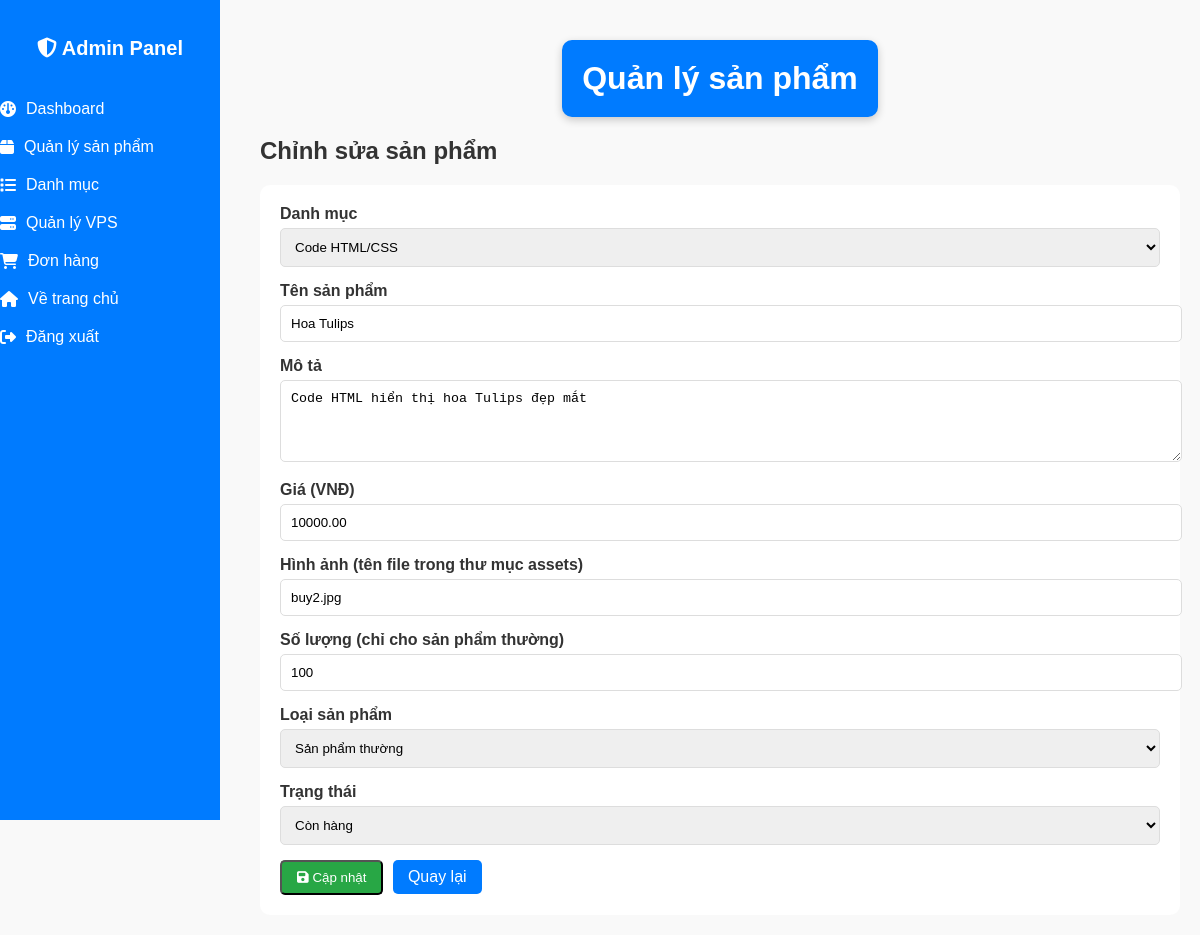
Screenshot of /admin/products.php?action=edit&id=1 (signed in) with the database file from the repository.
### tables this page shows
CREATE TABLE products (
    id INT AUTO_INCREMENT PRIMARY KEY,
    category_id INT NOT NULL,
    name VARCHAR(200) NOT NULL,
    description TEXT,
    price DECIMAL(15, 2) NOT NULL,
    image VARCHAR(255),
    stock INT DEFAULT 0,
    product_type ENUM('normal', 'vps') DEFAULT 'normal',
    status ENUM('available', 'out_of_stock') DEFAULT 'available',
    created_at TIMESTAMP DEFAULT CURRENT_TIMESTAMP,
    updated_at TIMESTAMP DEFAULT CURRENT_TIMESTAMP ON UPDATE CURRENT_TIMESTAMP,
    FOREIGN KEY (category_id) REFERENCES categories(id) ON DELETE CASCADE,
    INDEX idx_category (category_id),
    INDEX idx_type (product_type),
    INDEX idx_status (status)
);

CREATE TABLE categories (
    id INT AUTO_INCREMENT PRIMARY KEY,
    name VARCHAR(100) NOT NULL,
    description TEXT,
    created_at TIMESTAMP DEFAULT CURRENT_TIMESTAMP,
    updated_at TIMESTAMP DEFAULT CURRENT_TIMESTAMP ON UPDATE CURRENT_TIMESTAMP
);

### app/Models/Category.php (called while the page is built, shortened)
<?php
require_once __DIR__ . '/../Config/Database.php';
class Category {
    private $conn;
    private $table = 'categories';
    public function __construct() {
        $database = new Database();
        $this->conn = $database->connect();
    }
    public function getAll() {
        $query = "SELECT * FROM {$this->table} ORDER BY name ASC";
        $stmt = $this->conn->prepare($query);
        $stmt->execute();
        return $stmt->fetchAll();
    }
}

### app/Config/Database.php (called while the page is built, shortened)
<?php
class Database {
    private $host;
    private $db_name;
    private $username;
    private $password;
    public function __construct() {
        if (getenv('MYSQLHOST')) {
            $this->host = getenv('MYSQLHOST');
            $this->db_name = getenv('MYSQLDATABASE') ?: 'railway';
            $this->username = getenv('MYSQLUSER') ?: 'root';
            $this->password = getenv('MYSQLPASSWORD') ?: '';
            $port = getenv('MYSQLPORT') ?: '3306';
            $this->host = $this->host . ':' . $port;
        } else {
            $this->host = 'localhost';
            $this->db_name = 'shop_online';
            $this->username = 'shopuser';
            $this->password = 'shop123';
        }
    }
    public function connect() {
        $this->conn = null;
        try {
            $this->conn = new PDO(
                "mysql:host=" . $this->host . ";dbname=" . $this->db_name . ";charset=utf8mb4",
                $this->username,
                $this->password
            );
            $this->conn->setAttribute(PDO::ATTR_ERRMODE, PDO::ERRMODE_EXCEPTION);
            $this->conn->setAttribute(PDO::ATTR_DEFAULT_FETCH_MODE, PDO::FETCH_ASSOC);
        } catch(PDOException $e) {
            echo "Connection Error: " . $e->getMessage();
        }
        return $this->conn;
    }
}

### app/Models/Product.php (called while the page is built, shortened)
<?php
require_once __DIR__ . '/../Config/Database.php';
class Product {
    private $conn;
    private $table = 'products';
    public function __construct() {
        $database = new Database();
        $this->conn = $database->connect();
    }
    public function getAll($limit = 12, $offset = 0, $categoryId = null, $search = null) {
        $query = "SELECT p.*, c.name as category_name
                  FROM {$this->table} p
                  LEFT JOIN categories c ON p.category_id = c.id
                  WHERE 1=1";
        $query .= " ORDER BY p.created_at DESC LIMIT :limit OFFSET :offset";
        $stmt = $this->conn->prepare($query);
        $stmt->bindParam(':limit', $limit, PDO::PARAM_INT);
        $stmt->bindParam(':offset', $offset, PDO::PARAM_INT);
        $stmt->execute();
        return $stmt->fetchAll();
    }
    public function getById($id) {
        $query = "SELECT p.*, c.name as category_name
                  FROM {$this->table} p
                  LEFT JOIN categories c ON p.category_id = c.id
                  WHERE p.id = :id LIMIT 1";
        $stmt = $this->conn->prepare($query);
        $stmt->bindParam(':id', $id);
        $stmt->execute();
        return $stmt->fetch();
    }
}

### public/admin/products.php (the view, shortened to what this page needs)
<?php
require_once __DIR__ . '/../../app/Models/Product.php';
require_once __DIR__ . '/../../app/Models/Category.php';
$productModel = new Product();
$categoryModel = new Category();
$categories = $categoryModel->getAll();
$action = $_GET['action'] ?? 'list';
$productId = $_GET['id'] ?? null;
$product = null;
if ($action === 'edit' && $productId) {
    $product = $productModel->getById($productId);
}
$products = $productModel->getAll(100, 0);
?>
<!DOCTYPE html>
<html lang="vi">
<head>
    <link rel="stylesheet" href="https://cdnjs.cloudflare.com/ajax/libs/font-awesome/6.5.0/css/all.min.css">
    <link rel="stylesheet" href="<?= BASE_URL ?>css/styles.css">
</head>
<body>
    <div class="sidebar" id="sidebar">
        <h2><i class="fa-solid fa-shield-halved"></i> Admin Panel</h2>
        <a href="<?= BASE_URL ?>admin/"><i class="fa-solid fa-gauge"></i> Dashboard</a>
        <a href="<?= BASE_URL ?>admin/products.php"><i class="fa-solid fa-box"></i> Quản lý sản phẩm</a>
        <a href="<?= BASE_URL ?>admin/categories.php"><i class="fa-solid fa-list"></i> Danh mục</a>
        <a href="<?= BASE_URL ?>admin/vps.php"><i class="fa-solid fa-server"></i> Quản lý VPS</a>
        <a href="<?= BASE_URL ?>admin/orders.php"><i class="fa-solid fa-shopping-cart"></i> Đơn hàng</a>
        <a href="<?= BASE_URL ?>"><i class="fa-solid fa-home"></i> Về trang chủ</a>
        <a href="<?= BASE_URL ?>logout.php"><i class="fa-solid fa-right-from-bracket"></i> Đăng xuất</a>
    </div>
    <div class="main-content">
        <h1>Quản lý sản phẩm</h1>
        <?php if ($action === 'add' || $action === 'edit'): ?>
            <h2><?= $action === 'add' ? 'Thêm sản phẩm mới' : 'Chỉnh sửa sản phẩm' ?></h2>
            <form method="POST" style="background: white; padding: 20px; border-radius: 10px;">
                <div class="form-group">
                    <label>Danh mục</label>
                    <select name="category_id" required>
                        <?php foreach ($categories as $cat): ?>
                            <option value="<?= $cat['id'] ?>" <?= ($product && $product['category_id'] == $cat['id']) ? 'selected' : '' ?>>
                                <?= $cat['name'] ?>
                            </option>
                        <?php endforeach; ?>
                    </select>
                </div>
                <div class="form-group">
                    <label>Tên sản phẩm</label>
                    <input type="text" name="name" value="<?= $product['name'] ?? '' ?>" required>
                </div>
                <div class="form-group">
                    <label>Mô tả</label>
                    <textarea name="description" rows="4"><?= $product['description'] ?? '' ?></textarea>
                </div>
                <div class="form-group">
                    <label>Giá (VNĐ)</label>
                    <input type="number" name="price" value="<?= $product['price'] ?? 0 ?>" required>
                </div>
                <div class="form-group">
                    <label>Hình ảnh (tên file trong thư mục assets)</label>
                    <input type="text" name="image" value="<?= $product['image'] ?? '' ?>" placeholder="vd: buy1.jpg">
                </div>
                <div class="form-group">
                    <label>Số lượng (chỉ cho sản phẩm thường)</label>
                    <input type="number" name="stock" value="<?= $product['stock'] ?? 0 ?>">
                </div>
                <div class="form-group">
                    <label>Loại sản phẩm</label>
                    <select name="product_type">
                        <option value="normal" <?= ($product && $product['product_type'] == 'normal') ? 'selected' : '' ?>>Sản phẩm thường</option>
                    </select>
                </div>
                <div class="form-group">
                    <label>Trạng thái</label>
                    <select name="status">
                        <option value="available" <?= ($product && $product['status'] == 'available') ? 'selected' : '' ?>>Còn hàng</option>
                    </select>
                </div>
                <button type="submit" class="btn btn-success">
                    <i class="fa-solid fa-save"></i> <?= $action === 'add' ? 'Thêm sản phẩm' : 'Cập nhật' ?>
                </button>
                <a href="products.php" class="btn btn-primary">Quay lại</a>
            </form>
        <?php endif; ?>
    </div>
</body>
</html>

### public/css/styles.css (style rules this page uses)
body { margin: 0; padding: 0; display: flex; font-family: "Poppins", sans-serif; background-color: #f9f9f9; color: #333; }
h1 { text-align: center; background-color: #007bff; color: white; padding: 20px; border-radius: 10px; margin: 20px auto; width: fit-content; box-shadow: 0 3px 8px rgba(0, 0, 0, 0.2); }
.sidebar { position: fixed; top: 0; left: 0; width: 220px; height: 100vh; background: #007bff; color: white; display: flex; flex-direction: column; align-items: center; padding-top: 20px; transition: all 0.3s ease; }
.sidebar h2 { font-size: 20px; margin-bottom: 30px; }
.sidebar a { display: flex; align-items: center; gap: 10px; width: 100%; padding: 10px 20px; color: white; text-decoration: none; transition: background 0.3s ease; }
.main-content { flex: 1; margin-left: 240px; padding: 20px; transition: margin-left 0.3s ease; }

### public/admin/products.php (style rules this page uses)
.btn { padding: 8px 15px; border-radius: 5px; text-decoration: none; color: white; margin-right: 5px; display: inline-block; }
.btn-primary { background: #007bff; }
.btn-success { background: #28a745; }
.form-group { margin-bottom: 15px; }
.form-group label { display: block; margin-bottom: 5px; font-weight: 600; }
.form-group input, .form-group select, .form-group textarea { width: 100%; padding: 10px; border: 1px solid #ddd; border-radius: 5px; }

### rows the page displays
products: category_id "Code HTML/CSS", name "Hoa Tulips", description "Code HTML hiển thị hoa Tulips đẹp mắt", price "10000.00", image "buy2.jpg", stock "100", product_type "Sản phẩm thường", status "Còn hàng"
